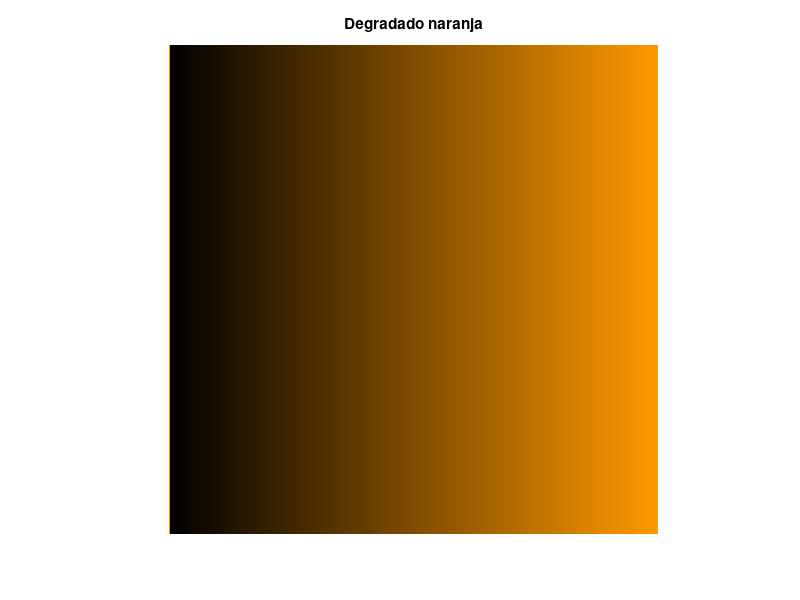

MATLAB code to generate this figure:
% Dimensiones de la imagen
rows = 256;
cols = 256;

% Definir el canal H (tinte) fijo en 0.1 para un color naranja
H = 0.1 * ones(rows, cols);

% Definir el canal S (saturación) fijo en 1
S = ones(rows, cols);

% Definir el canal V (luminancia) que varía de 0 a 1 de izquierda a derecha
V = repmat(linspace(0, 1, cols), rows, 1);

% Crear la imagen HSV combinando los tres canales
HSV = cat(3, H, S, V);

% Convertir la imagen del espacio HSV al espacio RGB
RGB = hsv2rgb(HSV);

% Mostrar la imagen resultante
figure;
imshow(RGB);
title('Degradado naranja');
